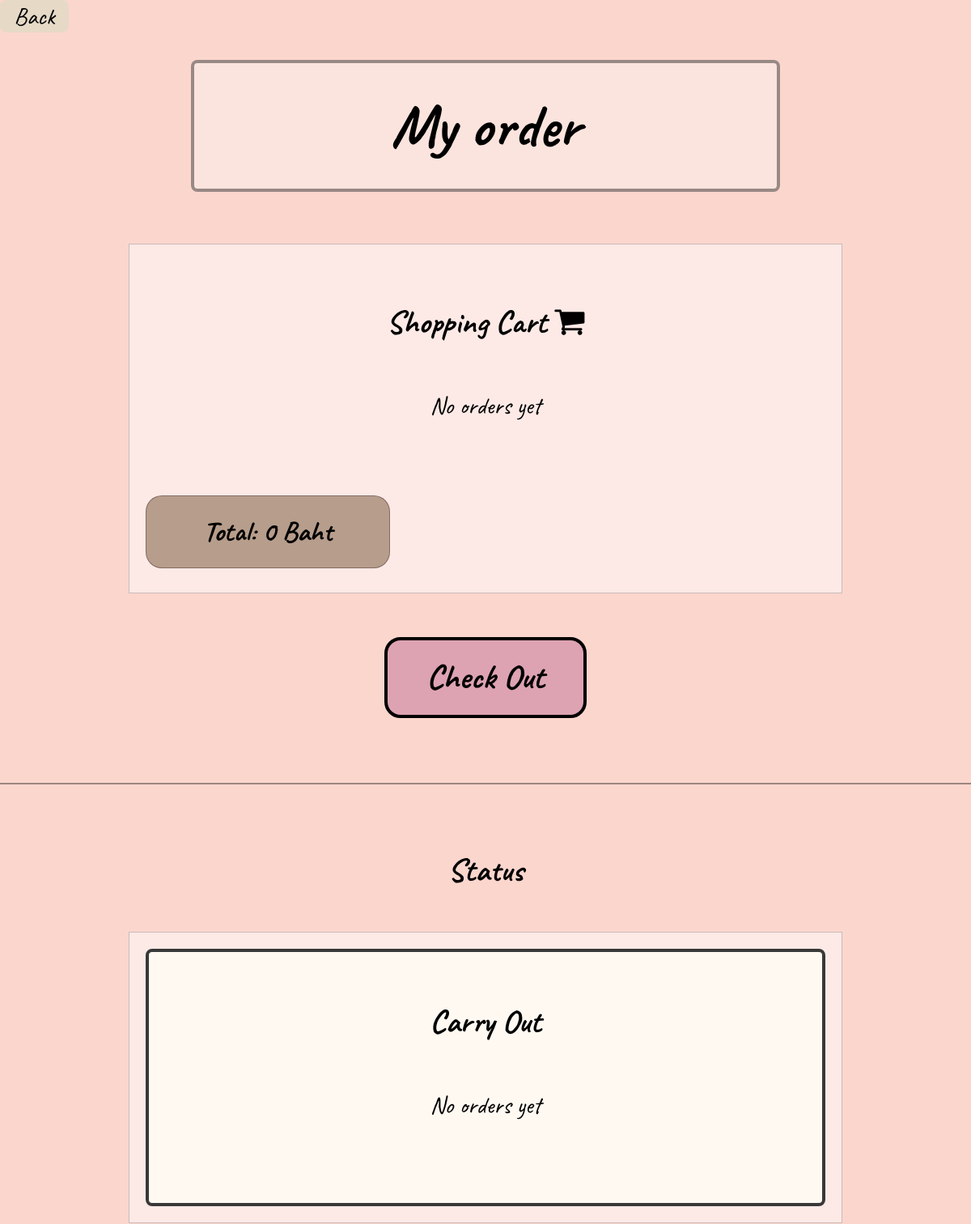
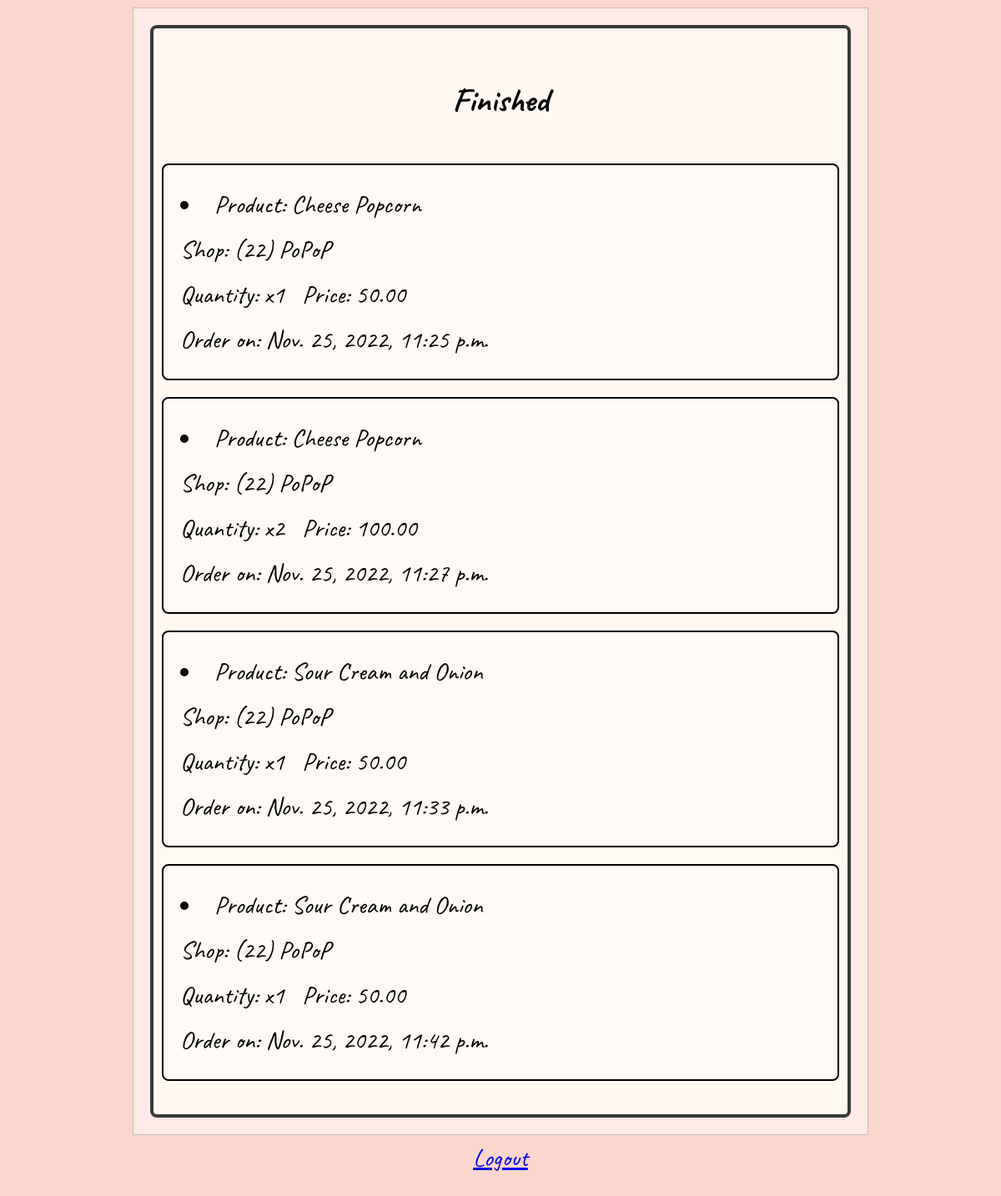
The page /talard/4/order/ on the database its author committed (2 pictures, top to bottom).
### myshop/models.py (models this page shows, shortened)
class MyOrder(models.Model):
    customer = models.ForeignKey(Profile, on_delete=models.CASCADE, null=True , related_name="order")
    shop = models.ForeignKey(shop_detail, on_delete=models.CASCADE, null=True , related_name="myorder")
    prod = models.ForeignKey(product, on_delete=models.CASCADE, null=True , related_name="ordered")
    count = models.IntegerField(default = 1)
    confirmpay = models.CharField(default = "not pay yet.", max_length=64)
    confirmrecieved = models.CharField(default = "not recieve yet.", max_length=64)
    date = models.DateTimeField(default=timezone.now, editable=False, blank=True)
    def price(self):
        return self.prod.price * self.count

class product(models.Model):
    shop = models.ForeignKey(shop_detail, on_delete=models.CASCADE, related_name = "prod", null=True)
    product_name = models.CharField(max_length=64)
    price = models.DecimalField(null=True, decimal_places=2, max_digits=8)
    product_im = models.ImageField(upload_to='images/')
    count = models.IntegerField(null=True)
    def __str__(self):
        return f"{self.product_name}"

class shop_detail(models.Model):
    seller_id = models.ForeignKey(seller_detail, on_delete=models.CASCADE, related_name = "shop", null=True)
    name = models.CharField(max_length=64)
    category = models.CharField(max_length=10, null=True)
    in_interact = models.CharField(max_length=100, null=True)
    ex_interact = models.CharField(max_length=64, null=True)
    shop_im = models.ImageField(upload_to='images/', default = "images/cartoon-style-cafe-front-shop-view_134830-697.webp")
    payment = models.CharField(max_length=100, null=True)
    def __str__(self):
        return f"({self.id}) {self.name}"

### talard/views.py (the view, shortened to what this page needs)
# urls.py: path('talard/<int:u_id>/order/', views.order, name='order'),
def order(request, u_id):
    user = User.objects.get(id=u_id)
    customer = cs.objects.get(customer=user)
    od = MyOrder.objects.filter(customer=customer)
    od2 = MyOrder.objects.filter(customer=customer).values
    haveorder = MyOrder.objects.filter(customer=customer).exists()
    return render(request, "talard/order.html", {"order" : od, "u_id":u_id, "od2":od2, "haveorder": haveorder})

### talard/templates/talard/order.html (shortened to what this page needs)
{% extends 'talard/layout_talard.html' %}
{% block body %}
<div>
    <button onclick="history.back()" class="back">Back</button><br>
    <div class = "headbox"><b>My order</b></div><br>
    <div class = "menubox" style="width: 840px;">
        <h3 style="font-size: 40px;">Shopping Cart <i class="fa fa-shopping-cart" aria-hidden="true"></i></h3>
        <p>
        </p><br>
        <div class="total">
            <p>Total:
                 Baht
            </p>
        </div>
    </div>
    <br>
    <button class="myorder" onclick="document.getElementById('checkout').style.display='block'" style="border: solid 4px; font-size: 42px;">Check Out</button>
    <hr style="border: 1px solid #00000060; margin-bottom: 70px; margin-top: 70px;">
    <h3 style="font-size: 40px;">Status</h3>
    <div class= "menubox" style="width: 840px;">
        <div class="box-review">
            <h3 style="font-size: 40px;">Carry Out</h3>
            <p>
            </p>
            <br>
        </div>
    </div>
    <div class= "menubox" style="width: 840px;">
        <div class="box-review">
            <h3 style="font-size: 40px;">Finished</h3>
            {% for o in order %}
                {% if o.confirmrecieved == "recieved" %}
                    <li class="listpro">
                        Product: {{ o.prod }}<br>
                        Shop: {{ o.shop }}<br>
                        Quantity: x{{ o.count }} &nbsp; Price: <a id='n'>{{ o.price }}</a><br>
                        Order on: {{o.date}}
                    </li>
                {% endif %}
            {% endfor %}
        </div>
    </div>
    <a class="logout" href="{% url 'customer_logout' %}">Logout</a><br><br>
</div>
{% endblock body %}

### talard/templates/talard/layout_talard.html (style rules this page uses)
body { font-family: Caveat; }
.headbox { background-color: rgba(255, 255, 255, 0.342); border: solid 4px rgba(0, 0, 0, 0.401); width: 700px; height: auto; margin-left: auto; margin-right: auto; margin-top: 20px; margin-bottom: 0px;; text-align: center; font-size:75px; padding:10px; border-radius: 8px; }
.menubox { background-color: rgba(255,255,255,0.5); border: solid 1px rgba(0,0,0,0.2); width: 680px; height: auto; margin-top: 10px; margin-left: auto; margin-right: auto; padding:20px; }
.listpro { border: solid 2px black; margin-bottom:20px; padding:20px; background-color: rgba(255,255,255,0.2); border-radius: 8px; text-align:left; }
body, html { height: 100%; line-height: 1.8; overflow-x:hidden; }
body { background-color:#FBD6CD; font-size:30px; margin-top:10px; text-align:center; }
.back { border: none; background-color:#E6DAC7; width:85px; height:40px; font-family: Caveat; font-size: 30px; float: left; text-decoration:none; border-radius: 8px; }
body { margin: 0; padding: 0; }
.myorder { background-color:rgba(175,86,137,0.4); width:250px; height:100px; font-family: Caveat; font-weight: bold; font-size: 35px; margin-top:0px; margin-bottom:10px; border:solid 5px black; border-radius: 20px; }
.box-review { width: auto; padding: 10px; border: 4px solid rgb(57, 57, 57); margin: auto; background-color: rgb(255, 249, 242); border-radius: 8px; }
.total { background-color:rgba(141, 111, 83, 0.618); width:300px; height:auto; line-height: 0.5; font-family: Caveat; font-weight: bold; font-size: 35px; margin-top:0px; margin-bottom:10px; border:1.5px solid rgba(104, 77, 77, 0.629); border-radius: 20px; }

### rows shown on the page
MyOrder: prod "Cheese Popcorn", shop "(22) PoPoP", count "1", price "50.00", date "Nov. 25, 2022, 11:25 p.m."
MyOrder: prod "Cheese Popcorn", shop "(22) PoPoP", count "2", price "100.00", date "Nov. 25, 2022, 11:27 p.m."
MyOrder: prod "Sour Cream and Onion", shop "(22) PoPoP", count "1", price "50.00", date "Nov. 25, 2022, 11:33 p.m."
MyOrder: prod "Sour Cream and Onion", shop "(22) PoPoP", count "1", price "50.00", date "Nov. 25, 2022, 11:42 p.m."
